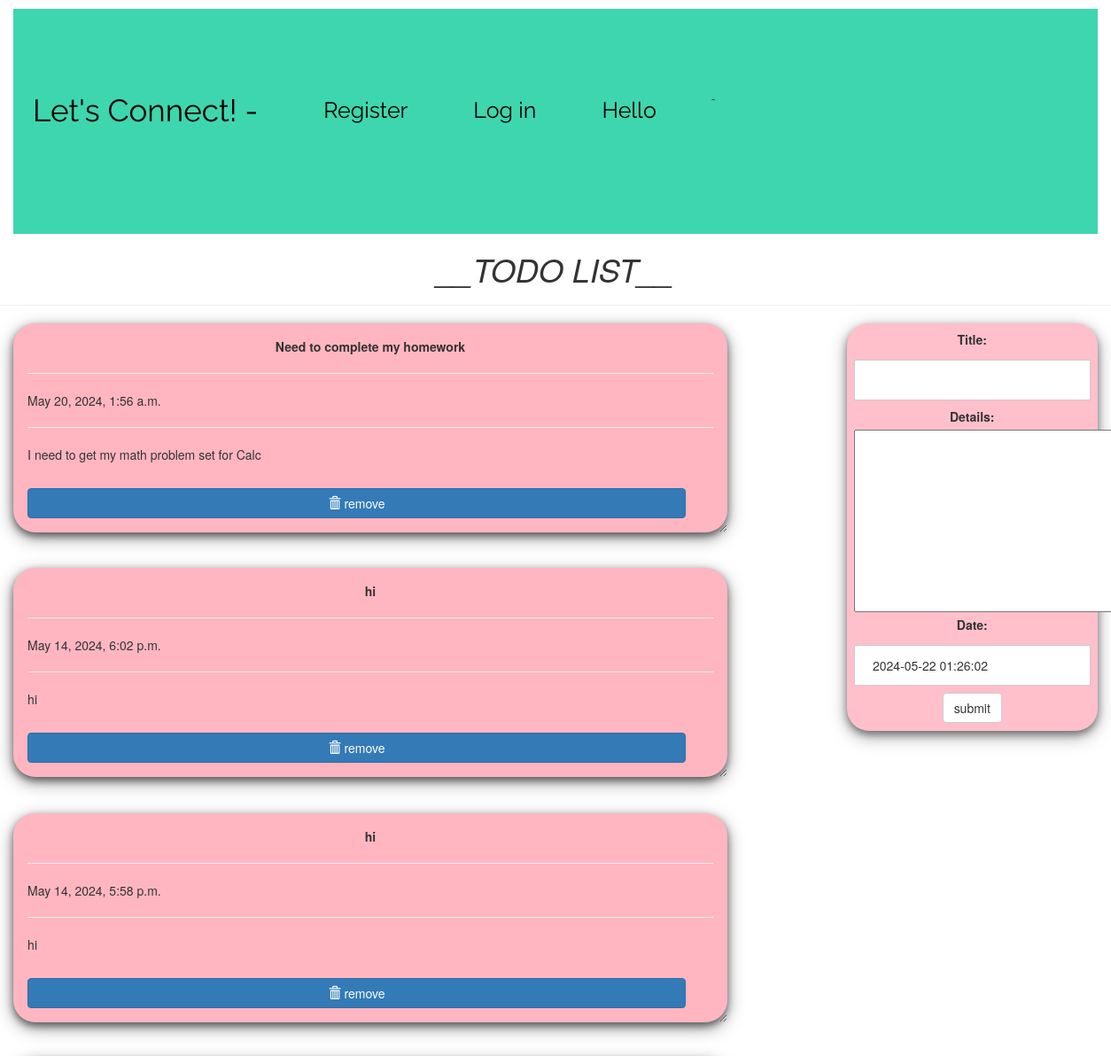
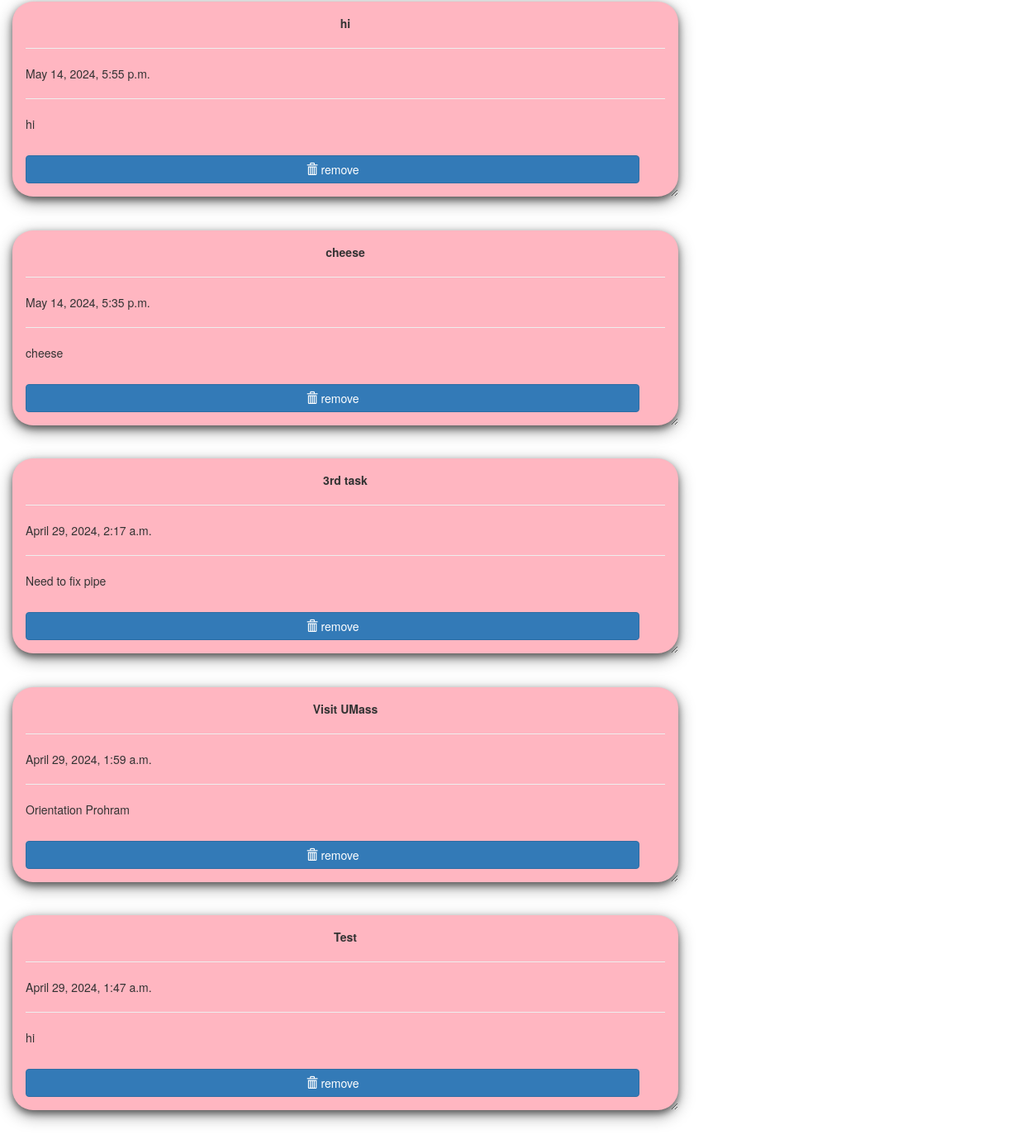
/todo/, run on the app's committed database (2 pictures, top to bottom).
### todo/models.py (models this page shows, shortened)
class Todo(models.Model):
  title = models.CharField(max_length=100)
  details = models.TextField()
  date = models.DateTimeField(default=timezone.now)

### todo/views.py (the view)
# urls.py: path('', views.index, name='index'),
def index(request):
    item_list = Todo.objects.order_by("-date")
    if request.method == "POST":
        form = TodoForm(request.POST)
        if form.is_valid():
            form.save()
            return redirect('todo:index.html')
    form = TodoForm()
    page = {
        "forms": form,
        "list": item_list,
        "title": "TODO LIST",
    }
    return render(request, 'todo/index.html', page)

### todo/forms.py
class TodoForm(forms.ModelForm):
    class Meta:
        model = Todo
        fields = "__all__"

### todo/templates/todo/index.html (shortened to what this page needs)
<!DOCTYPE html>
<html lang="en" dir="ltr">
<head>
  <link rel="stylesheet" href="https://maxcdn.bootstrapcdn.com/bootstrap/3.3.7/css/bootstrap.min.css">
</head>
  <body>
    <p>
     <div id="navbar">
     <a href="{% url 'learning_logs:index' %}" style= "font-family:Raleway;font-size:35px;margin-right:50px">Let's Connect! -
       <br>
       <br>
     </a>
       {% if user.is_authenticated %}
    <a href="{% url 'users:logout' %}"style= "font-family:Raleway;font-size:25px;margin-right:50px">- Log out -</a>
         {% else %}
    <a href="{% url 'users:register' %}"style= "font-family:Raleway;font-size:25px;margin-right:50px">Register</a> -
    <a href="{% url 'users:login' %}"style= "font-family:Raleway;font-size:25px;margin-right:50px">Log in </a>
         {% endif %}
      <a style= "font-family:Raleway;font-size:25px;margin-right:50px">Hello {{ user.username  }}</a>
    </p>
<body  class="container-fluid">
  <center class="row">
    <h1><i>__TODO LIST__</i></h1>
    <hr />
  </center>
  <div class="row">
    <div class="col-md-8">
      {% for i in list %}
      <div class="card">
        <center><b>{{i.title}}</b></center>
        <hr/>
        {{i.date}}
        <hr/>
        {{i.details}}
        <br />
        <br />
        <form action="/del/{{i.id}}" method="POST" style=" padding-right: 4%; padding-bottom: 3%;">
          <button value="remove" type="submit"  class="btn btn-primary" style="float: right;"><span class="glyphicon glyphicon-trash"></span>   remove</button>
        </form>
      </div>
      {% endfor%}
    </div>
    <div class="col-md-1"> </div>
    <div class="col-md-3" >
      <div  class="submit_form">
      <form  method="POST">
        {{forms}}
        <center>
        <input type="submit" class="btn btn-default" value="submit" />
      </center>
      </form>
    </div>
  </div>
</div>
</body>
</html>

### todo/templates/todo/index.html (style rules this page uses)
#navbar { overflow: hidden; background-color: #3ed6af; padding: 90px 10px; transition: 0.4s; width: 100%; top: 0; z-index: 99; }
#navbar a { float: left; color: black; text-align: center; padding: 12px; text-decoration: none; font-size: 18px; line-height: 25px; border-radius: 4px; }
input[type=text], input[type=password] { width: 100%; padding: 12px 20px; margin: 8px 0; display: inline-block; border: 1px solid #ccc; box-sizing: border-box; }
button { background-color: #04AA6D; color: white; padding: 14px 20px; margin: 8px 0; border: none; cursor: pointer; width: 100%; }
.card { box-shadow: 0 4px 8px 0 rgba(0,0,0,0.5), 0 6px 20px 0 rgba(0,0,0,0.39); background: lightpink; margin-bottom : 5%; border-radius: 25px; padding : 2%; overflow: auto; resize: both; text-overflow: ellipsis; }
.submit_form { text-align: center; padding: 3%; background: pink; border-radius: 25px; box-shadow: 0 4px 8px 0 rgba(0,0,0,0.4), 0 6px 20px 0 rgba(0,0,0,0.36); }

### data on the page
Todo: title "Need to complete my homework", date "May 20, 2024, 1:56 a.m.", details "I need to get my math problem set for Calc"
Todo: title "hi", date "May 14, 2024, 6:02 p.m.", details "hi"
Todo: title "hi", date "May 14, 2024, 5:58 p.m.", details "hi"
Todo: title "hi", date "May 14, 2024, 5:55 p.m.", details "hi"
Todo: title "cheese", date "May 14, 2024, 5:35 p.m.", details "cheese"
Todo: title "3rd task", date "April 29, 2024, 2:17 a.m.", details "Need to fix pipe"
Todo: title "Visit UMass", date "April 29, 2024, 1:59 a.m.", details "Orientation Prohram"
Todo: title "Test", date "April 29, 2024, 1:47 a.m.", details "hi"
